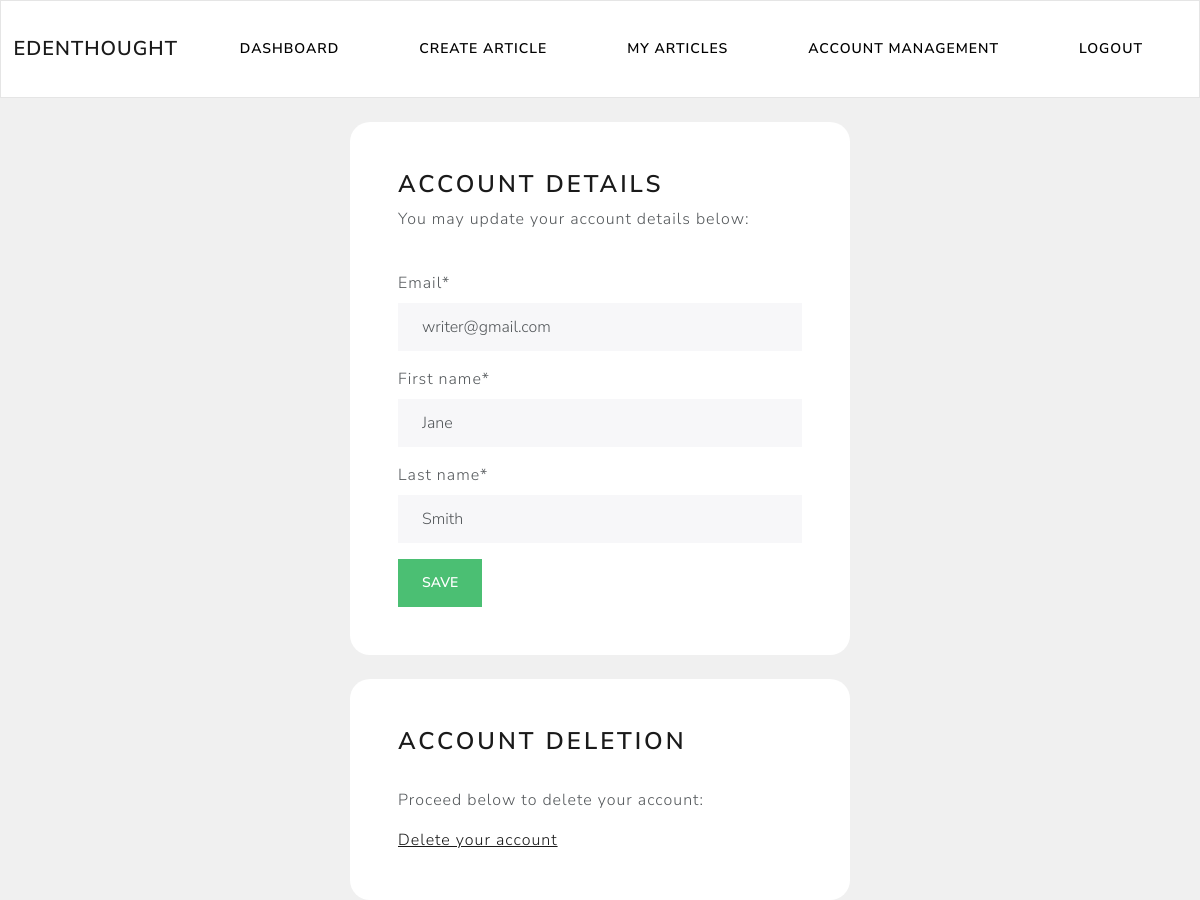
The page /writer/account-management (signed in) on the database its author committed.
### account/models.py (models this page shows, shortened)
class CustomUser(AbstractBaseUser, PermissionsMixin):
    username = None
    email = models.EmailField(unique=True)
    first_name = models.CharField(max_length=80)
    last_name = models.CharField(max_length=135)
    is_active = models.BooleanField(default=True)
    is_staff = models.BooleanField(default=False)
    date_joined = models.DateTimeField(default=timezone.now)
    is_writer = models.BooleanField(default=False, verbose_name='Are you a writer?')
    USERNAME_FIELD = 'email'
    REQUIRED_FIELDS = []
    objects = CustomUserManager()

### writer/views.py (the view)
# urls.py: path('account-management', views.account_management, name='client-account-management'),
@login_required(login_url='my-login')
def account_management(request):
    form = UpdateUserForm(instance=request.user)
    if request.method == 'POST':
        form = UpdateUserForm(request.POST, instance=request.user)
        if form.is_valid():
            form.save()
            return redirect('account-management')
    context = {'UpdateUserForm': form}
    return render(request, 'writer/account-management.html', context)

### account/forms.py
class UpdateUserForm(ModelForm):
    password = None
    class Meta:
        model = CustomUser
        fields = ['email', 'first_name', 'last_name']
        exclude = ['password1', 'password2']

### writer/templates/writer/account-management.html (shortened to what this page needs)
{% extends 'writer/navbar.html' %}
{% load crispy_forms_tags %}
{% block content %}
<br>
<div class="container bg-white shadow-md p-5 form-layout">
    <h3>Account details</h3>
    <p>You may update your account details below:</p>
    <br>
    <form method="post" autocomplete="off">
        {{ UpdateUserForm|crispy }}
        <input class="btn btn-success" type="submit" value="Save"/>
    </form>
</div>
<br>
<div class="container bg-white shadow-md p-5 form-layout">
    <h3>Account deletion</h3>
    <br>
    <p>Proceed below to delete your account:</p>
    <a href="{% url 'delete-account' %}">Delete your account</a>
</div>
{% endblock %}

### static/css/styles.css (style rules this page uses)
.form-layout { width: 500px; border-radius: 20px; }

### rows shown on the page
CustomUser: email "writer@gmail.com", first_name "Jane", last_name "Smith"
